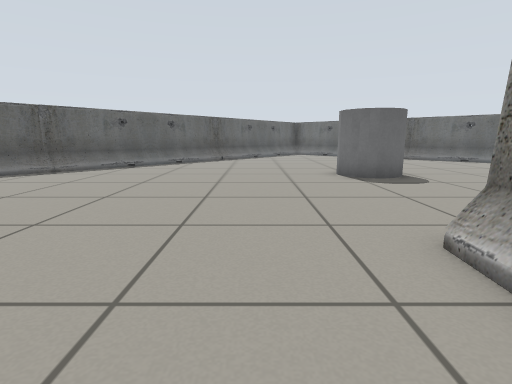
view 1 (above)

17 first-person views from a walk through a robot-simulator world made for Gazebo. The camera is 0.58 m above the floor, tilts 10° down and sees 80° across. The lines on the ground mark 1 m squares. The floor is counted in squares, 0.5 m on a side. Each view is taken from the middle of a square. On the plan, view 1 faces up. The plan holds only what a view shows up to about 13 squares ahead; the rest is blank. Some stock models are drawn as simple stand-ins.

view 2
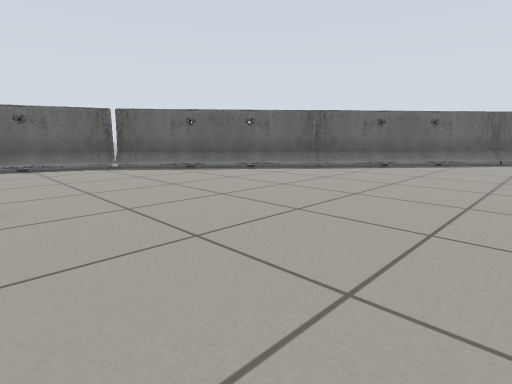

view 3
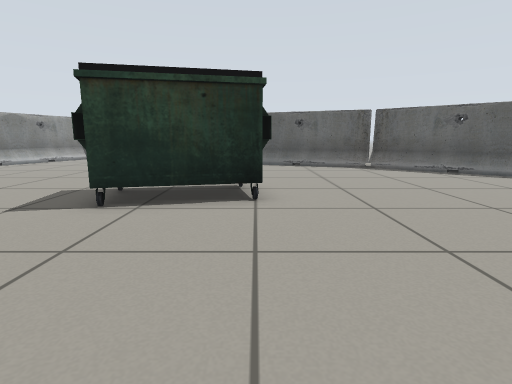

view 4
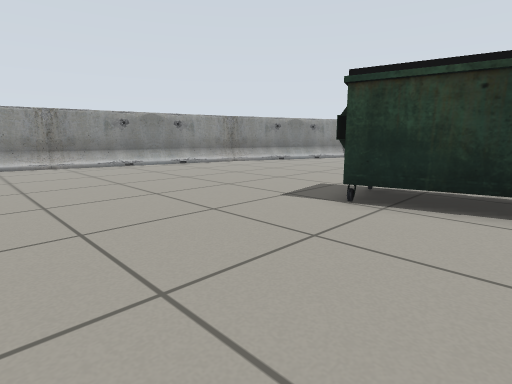

view 5
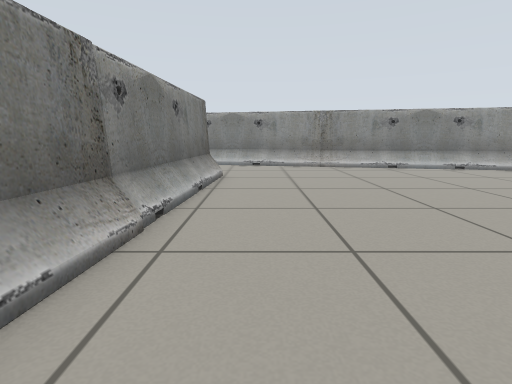

view 6
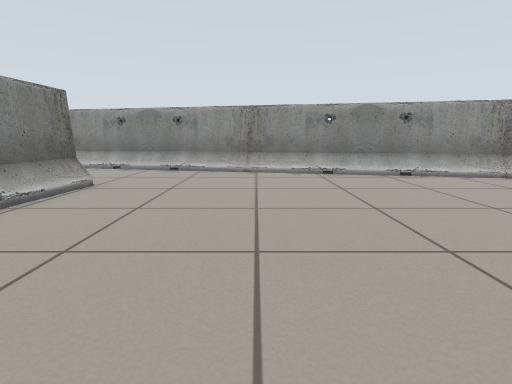

view 7
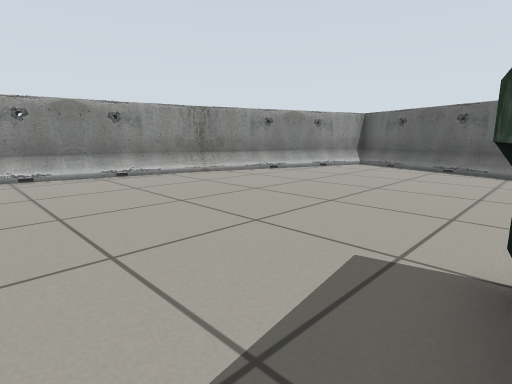

view 8
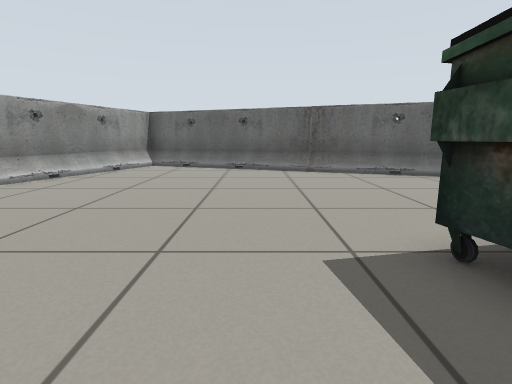

view 9
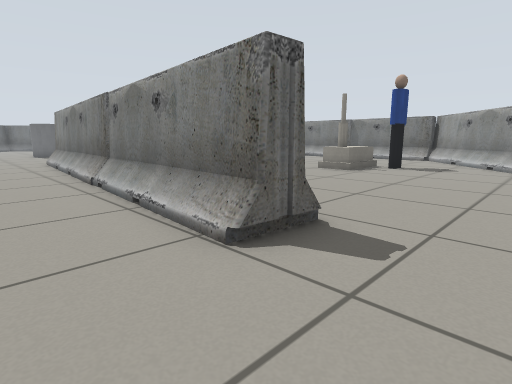

view 10
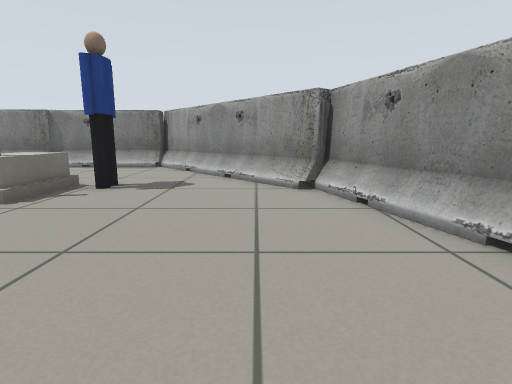

view 11
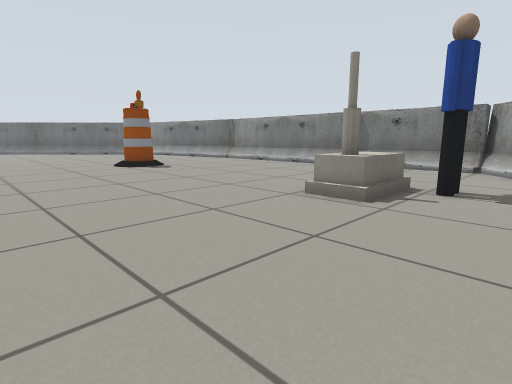

view 12
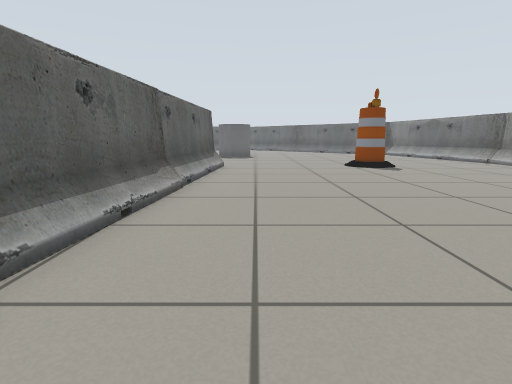

view 13
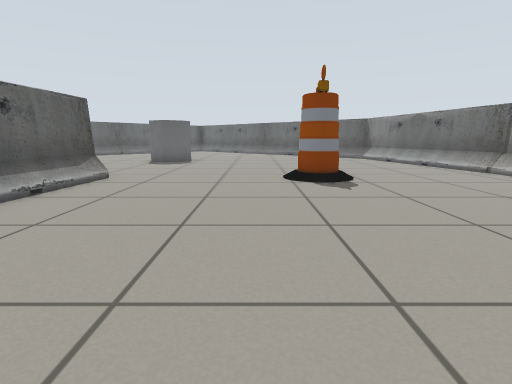

view 14
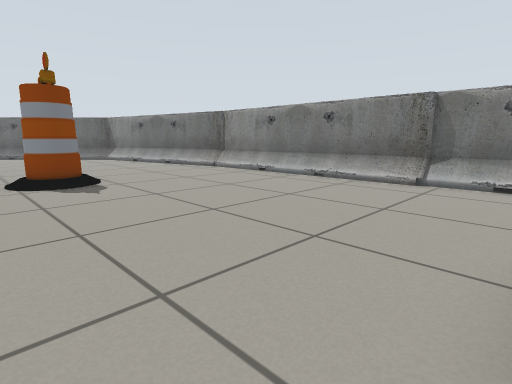

view 15
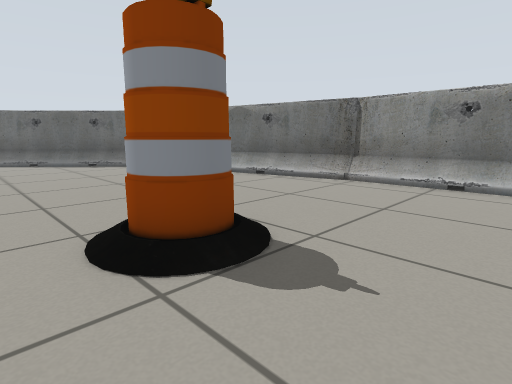

view 16
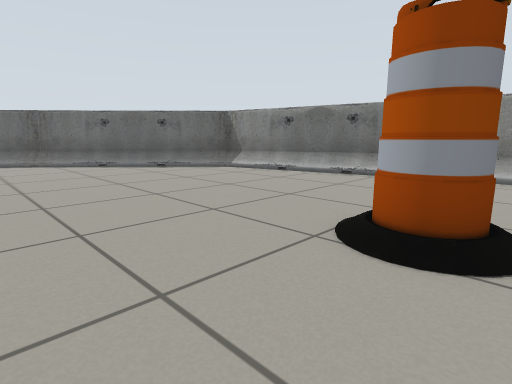

view 17
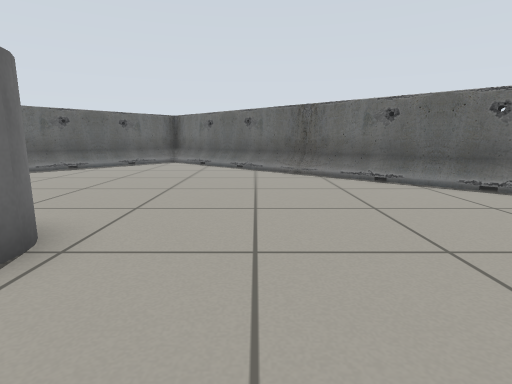

### Floor plan
Key: @ floor where view 1 was taken; . floor; B barrier; C grey cylinder; U dumpster; H house; P person; A barrel.
Columns run from 17 left of view 1 to 17 right of it. Each row starts with its distance up from view 1.
 20                  BB...BBB
 19                 BB.....BBB
 18                 B.......BB
 17                  ........BBB
 16               BB ..........BB
 15              BB.. ..........BB
 14             BB...  ..........BB
 13            BB.................BB
 12           BB...................B
 11          BBB........  .........BB
 10          BB.........CCC.........B
  9         BB..........CC..........B
  8        BB.......................BB
  7       BB........................BB
  6      BB.........................BB
  5      B...........................B
  4     BB.....................A.....B
  3     B..............BB.....AA.....B
  2    BB..............BB......A.....BB
  1    BB..............BB............B
  0    B.....  U.....@.BB............B
 -1   BB...... UU......BB............BB
 -2   BB......  U......BB............BB
 -3   B.......UUU......BB............BB
 -4  BB................B ............BB
 -5  B.................BB............BB
 -6 BB................BBB......HH....BB
 -7 BB................BBB.....HHH....BB
 -8 B.................BBB.......PP...BB
 -9 B.................BB .......P...BBB
-10  BB...............BBB..........BBB
-11   BBBB............BB..........BB
-12     BBBBBB...................BB
-13        BBBBBBB..............B
-14             BBBBBBB..  ..BBBB
-15                  BBBBB  BBB
-16                      B

Where each view was taken, in squares from view 1:
view 1: 0 up, 0 right, facing up
view 2: 0 up, 0 right, facing up-left
view 3: 0 up, 0 right, facing left
view 4: 0 up, 0 right, facing down-left
view 5: 1 down, 0 right, facing down
view 6: 3 down, 3 left, facing down
view 7: 3 down, 4 left, facing down-left
view 8: 5 down, 4 left, facing left
view 9: 13 down, 1 left, facing up-right
view 10: 12 down, 4 right, facing right
view 11: 10 down, 4 right, facing up-right
view 12: 10 down, 5 right, facing up
view 13: 6 down, 8 right, facing up
view 14: 6 down, 8 right, facing up-right
view 15: 0 up, 8 right, facing up-right
view 16: 2 up, 6 right, facing up-right
view 17: 7 up, 7 right, facing up
